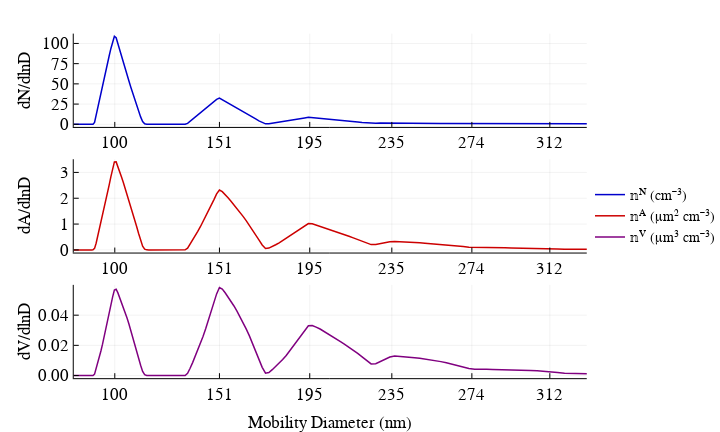

Write notebook code for a chart like this one.
### Code cell
figure("Nimbus Sans L", 2, 5, 3, 8)

p1 = plot(𝕟ᴺ.Dp, 𝕟ᴺ.S, xticks = round.(Dp,digits=0), ylabel = "dN/dlnD", color = RGBA(0,0,0.8,1),
    label = "𝕟ᴺ (cm⁻³)", left_margin = 20px, xlim = (80,330), lw = 1.5)

p2 = plot(𝕟ᴬ.Dp, 𝕟ᴬ.S, xticks = round.(Dp,digits=0), ylabel = "dA/dlnD", 
    label = "𝕟ᴬ (μm² cm⁻³)", left_margin = 20px,  color = RGBA(0.8,0,0,1),
 xlim = (80,330), lw = 1.5)

p3 = plot(𝕟ⱽ.Dp, 𝕟ⱽ.S, xticks = round.(Dp,digits=0), ylabel = "dV/dlnD", 
    label = "𝕟ⱽ (μm³ cm⁻³)", left_margin = 20px, xlabel = "Mobility Diameter (nm)", 
    color = RGBA(0.5,0,0.5,1), xlim = (80,330), yticks = [0, 0.02, 0.04], lw = 1.5)

plot(p1,p2,p3, layout = grid(3,1), legend=:right, top_margin = 15px, fmt = :svg)

### Figure 1 — Plotly figure (JSON) as saved in the notebook; plotly's stock layout.template omitted (floating-point values rounded to 4 significant figures; data arrays with more than 128 entries replaced by an {"elided": "..."} marker saying what was removed)
{"data": [{"colorbar": {"title": ""}, "hoverinfo": "text", "legendgroup": "𝕟ᴺ (cm⁻³)", "line": {"color": "rgba(0, 0, 204, 1.000)", "dash": "solid", "shape": "linear", "width": 1.5}, "mode": "lines", "name": "𝕟ᴺ (cm⁻³)", "showlegend": true, "text": {"elided": "512 null values"}, "type": "scatter", "x": {"elided": "512 float values"}, "xaxis": "x1", "y": {"elided": "512 float values"}, "yaxis": "y1", "zmax": 0.1, "zmin": -0.1}, {"colorbar": {"title": ""}, "hoverinfo": "text", "legendgroup": "𝕟ᴬ (μm² cm⁻³)", "line": {"color": "rgba(204, 0, 0, 1.000)", "dash": "solid", "shape": "linear", "width": 1.5}, "mode": "lines", "name": "𝕟ᴬ (μm² cm⁻³)", "showlegend": true, "text": {"elided": "512 null values"}, "type": "scatter", "x": {"elided": "512 float values"}, "xaxis": "x2", "y": {"elided": "512 float values"}, "yaxis": "y2", "zmax": 0.1, "zmin": -0.1}, {"colorbar": {"title": ""}, "hoverinfo": "text", "legendgroup": "𝕟ⱽ (μm³ cm⁻³)", "line": {"color": "rgba(128, 0, 128, 1.000)", "dash": "solid", "shape": "linear", "width": 1.5}, "mode": "lines", "name": "𝕟ⱽ (μm³ cm⁻³)", "showlegend": true, "text": {"elided": "512 null values"}, "type": "scatter", "x": {"elided": "512 float values"}, "xaxis": "x3", "y": {"elided": "512 float values"}, "yaxis": "y3", "zmax": 0.1, "zmin": -0.1}], "layout": {"annotations": [], "height": 432, "legend": {"bgcolor": "rgba(255, 255, 255, 1.000)", "bordercolor": "rgba(0, 0, 0, 1.000)", "font": {"color": "rgba(0, 0, 0, 1.000)", "family": "Nimbus Sans L", "size": 14}, "tracegroupgap": 0, "x": 1, "y": 0.5}, "margin": {"b": 20, "l": 0, "r": 0, "t": 20}, "paper_bgcolor": "rgba(255, 255, 255, 1.000)", "plot_bgcolor": "rgba(255, 255, 255, 1.000)", "showlegend": true, "width": 720, "xaxis1": {"anchor": "y1", "domain": [0.125, 0.9945], "gridcolor": "rgba(0, 0, 0, 0.100)", "gridwidth": 0.5, "linecolor": "rgba(0, 0, 0, 1.000)", "mirror": false, "range": [80, 330], "showgrid": true, "showline": true, "showticklabels": true, "tickangle": 0, "tickcolor": "rgb(0, 0, 0)", "tickfont": {"color": "rgba(0, 0, 0, 1.000)", "family": "Nimbus Sans L", "size": 17}, "tickmode": "array", "ticks": "inside", "ticktext": ["100", "151", "195", "235", "274", "312"], "tickvals": [100, 151, 195, 235, 274, 312], "title": "", "titlefont": {"color": "rgba(0, 0, 0, 1.000)", "family": "Nimbus Sans L", "size": 17}, "type": "-", "visible": true, "zeroline": false, "zerolinecolor": "rgba(0, 0, 0, 1.000)"}, "xaxis2": {"anchor": "y2", "domain": [0.125, 0.9945], "gridcolor": "rgba(0, 0, 0, 0.100)", "gridwidth": 0.5, "linecolor": "rgba(0, 0, 0, 1.000)", "mirror": false, "range": [80, 330], "showgrid": true, "showline": true, "showticklabels": true, "tickangle": 0, "tickcolor": "rgb(0, 0, 0)", "tickfont": {"color": "rgba(0, 0, 0, 1.000)", "family": "Nimbus Sans L", "size": 17}, "tickmode": "array", "ticks": "inside", "ticktext": ["100", "151", "195", "235", "274", "312"], "tickvals": [100, 151, 195, 235, 274, 312], "title": "", "titlefont": {"color": "rgba(0, 0, 0, 1.000)", "family": "Nimbus Sans L", "size": 17}, "type": "-", "visible": true, "zeroline": false, "zerolinecolor": "rgba(0, 0, 0, 1.000)"}, "xaxis3": {"anchor": "y3", "domain": [0.125, 0.9945], "gridcolor": "rgba(0, 0, 0, 0.100)", "gridwidth": 0.5, "linecolor": "rgba(0, 0, 0, 1.000)", "mirror": false, "range": [80, 330], "showgrid": true, "showline": true, "showticklabels": true, "tickangle": 0, "tickcolor": "rgb(0, 0, 0)", "tickfont": {"color": "rgba(0, 0, 0, 1.000)", "family": "Nimbus Sans L", "size": 17}, "tickmode": "array", "ticks": "inside", "ticktext": ["100", "151", "195", "235", "274", "312"], "tickvals": [100, 151, 195, 235, 274, 312], "title": "Mobility Diameter (nm)", "titlefont": {"color": "rgba(0, 0, 0, 1.000)", "family": "Nimbus Sans L", "size": 17}, "type": "-", "visible": true, "zeroline": false, "zerolinecolor": "rgba(0, 0, 0, 1.000)"}, "yaxis1": {"anchor": "x1", "domain": [0.7272, 0.9653], "gridcolor": "rgba(0, 0, 0, 0.100)", "gridwidth": 0.5, "linecolor": "rgba(0, 0, 0, 1.000)", "mirror": false, "range": [-3.267, 112.2], "showgrid": true, "showline": true, "showticklabels": true, "tickangle": 0, "tickcolor": "rgb(0, 0, 0)", "tickfont": {"color": "rgba(0, 0, 0, 1.000)", "family": "Nimbus Sans L", "size": 17}, "tickmode": "array", "ticks": "inside", "ticktext": ["0", "25", "50", "75", "100"], "tickvals": [0, 25, 50, 75, 100], "title": "dN/dlnD", "titlefont": {"color": "rgba(0, 0, 0, 1.000)", "family": "Nimbus Sans L", "size": 17}, "type": "-", "visible": true, "zeroline": false, "zerolinecolor": "rgba(0, 0, 0, 1.000)"}, "yaxis2": {"anchor": "x2", "domain": [0.4067, 0.6448], "gridcolor": "rgba(0, 0, 0, 0.100)", "gridwidth": 0.5, "linecolor": "rgba(0, 0, 0, 1.000)", "mirror": false, "range": [-0.1022, 3.51], "showgrid": true, "showline": true, "showticklabels": true, "tickangle": 0, "tickcolor": "rgb(0, 0, 0)", "tickfont": {"color": "rgba(0, 0, 0, 1.000)", "family": "Nimbus Sans L", "size": 17}, "tickmode": "array", "ticks": "inside", "ticktext": ["0", "1", "2", "3"], "tickvals": [0, 1, 2, 3], "title": "dA/dlnD", "titlefont": {"color": "rgba(0, 0, 0, 1.000)", "family": "Nimbus Sans L", "size": 17}, "type": "-", "visible": true, "zeroline": false, "zerolinecolor": "rgba(0, 0, 0, 1.000)"}, "yaxis3": {"anchor": "x3", "domain": [0.08627, 0.3243], "gridcolor": "rgba(0, 0, 0, 0.100)", "gridwidth": 0.5, "linecolor": "rgba(0, 0, 0, 1.000)", "mirror": false, "range": [-0.00175, 0.06009], "showgrid": true, "showline": true, "showticklabels": true, "tickangle": 0, "tickcolor": "rgb(0, 0, 0)", "tickfont": {"color": "rgba(0, 0, 0, 1.000)", "family": "Nimbus Sans L", "size": 17}, "tickmode": "array", "ticks": "inside", "ticktext": ["0.00", "0.02", "0.04"], "tickvals": [0, 0.02, 0.04], "title": "dV/dlnD", "titlefont": {"color": "rgba(0, 0, 0, 1.000)", "family": "Nimbus Sans L", "size": 17}, "type": "-", "visible": true, "zeroline": false, "zerolinecolor": "rgba(0, 0, 0, 1.000)"}}}
